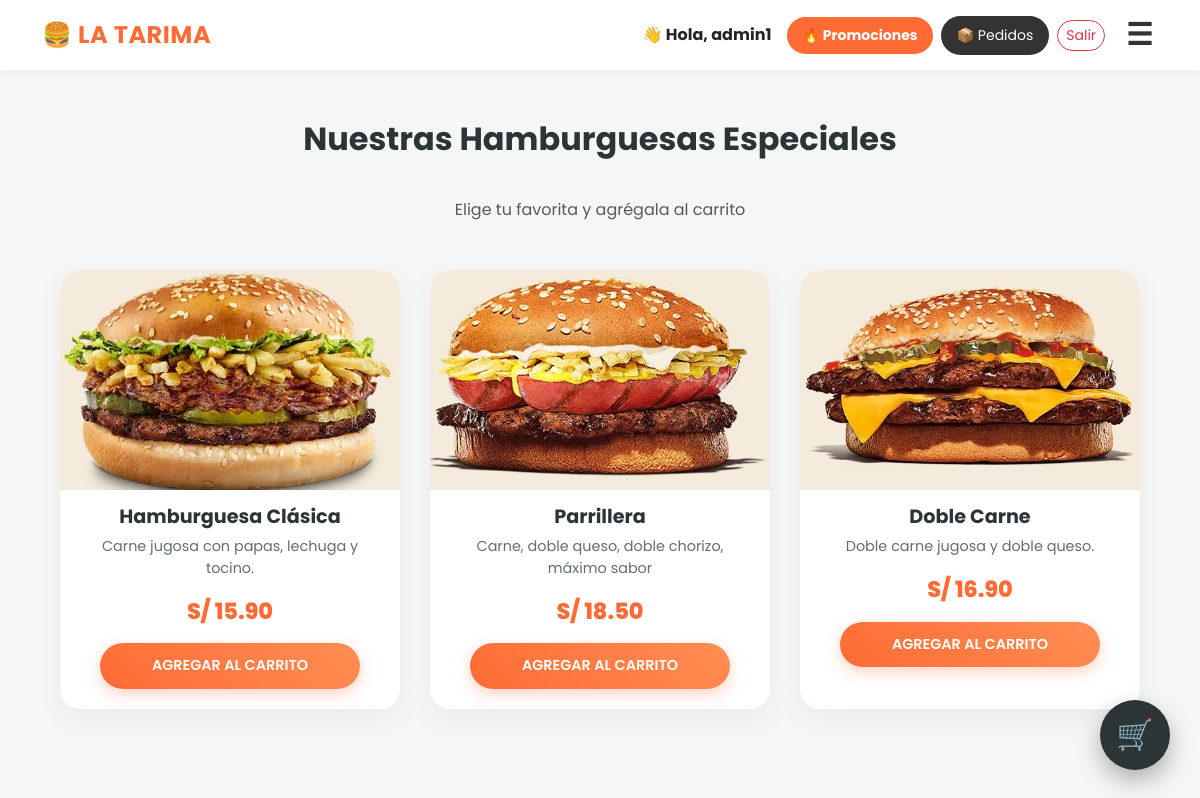
/bienvenida.php (signed in), run on the app's committed database.
### tables this page shows
CREATE TABLE `productos` (
  `id` int(11) NOT NULL,
  `nombre` varchar(100) NOT NULL,
  `descripcion` text DEFAULT NULL,
  `precio` decimal(10,2) NOT NULL,
  `imagen` varchar(255) DEFAULT NULL
);

### bienvenida.php (the view, shortened to what this page needs)
<?php
include("config/conexion.php");
$sql_productos = "SELECT * FROM productos";
$res_productos = mysqli_query($con, $sql_productos);
?>
<!DOCTYPE html>
<html lang="es">
<head>
  <link href="https://cdn.jsdelivr.net/npm/bootstrap@5.3.2/dist/css/bootstrap.min.css" rel="stylesheet">
  <link rel="stylesheet" href="css/estilos.css">
</head>
<body>
  <nav class="navbar fixed-top" style="background-color: white; box-shadow: 0 2px 10px rgba(0,0,0,0.05); padding: 5px 30px; height: 70px;">
    <div class="container-fluid d-flex justify-content-between align-items-center">
      <a class="navbar-brand fw-bold" href="#" style="color: #ff6b35; font-size: 24px;">🍔 La Tarima</a>
      <div class="d-flex align-items-center">
        <span class="d-none d-lg-block me-3 fw-bold text-dark">👋 Hola, <?php echo htmlspecialchars($_SESSION['usuario']); ?></span>
        <a href="ofertas_exclusivas.php" class="btn btn-sm me-2 d-flex align-items-center gap-1" style="background-color: #ff6b35; color: white; border-radius: 20px; padding: 8px 15px; font-weight: bold; border: none;">🔥 Promociones</a>
        <a href="ver_pedido.php" class="btn btn-sm me-2" style="background-color: #333; color: white; border-radius: 20px; padding: 8px 15px;">📦 Pedidos</a>
        <a href="config/logout.php" class="btn btn-outline-danger btn-sm d-none d-md-inline-block me-3" style="border-radius: 20px;">Salir</a>
        <button class="navbar-toggler border-0 ms-2" type="button" data-bs-toggle="offcanvas" data-bs-target="#menuLateral"><span style="font-size: 30px; color: #333;">☰</span></button>
      </div>
    </div>
  </nav>
  <main class="contenido">
    <div class="text-center mb-5">
        <h3>Nuestras Hamburguesas Especiales</h3>
        <p class="text-muted">Elige tu favorita y agrégala al carrito</p>
    </div>
    <div class="productos">
      <?php
      if (mysqli_num_rows($res_productos) > 0):
        while($prod = mysqli_fetch_assoc($res_productos)):
      ?>
        <div class="producto">
          <img src="<?= !empty($prod['imagen']) ? $prod['imagen'] : 'img/logo.png' ?>" alt="<?= $prod['nombre'] ?>">
          <div class="info text-center">
            <h4><?= htmlspecialchars($prod['nombre']) ?></h4>
            <p><?= htmlspecialchars($prod['descripcion']) ?></p>
            <div class="precio">S/ <?= number_format($prod['precio'], 2) ?></div>
            <button class="btn-agregar"
                onclick="agregarDirecto('<?= $prod['nombre'] ?>', <?= $prod['precio'] ?>)">
                Agregar al carrito
            </button>
          </div>
        </div>
      <?php endwhile; else: ?>
        <p class="text-center w-100">No hay productos disponibles por el momento.</p>
      <?php endif; ?>
    </div>
  </main>
  <div class="carrito-icono" id="carritoBtn">🛒<div class="notificacion" id="contadorCarrito">0</div></div>
</body>
</html>

### css/estilos.css (style rules this page uses)
:root { --primary: #ff6b35; --primary-hover: #e85d22; --text-dark: #2d3436; --text-light: #636e72; --bg-body: #f4f7f6; --white: #ffffff; --shadow-soft: 0 10px 30px rgba(0,0,0,0.05); --shadow-hover: 0 15px 35px rgba(255, 107, 53, 0.15); }
body { background-color: var(--bg-body); font-family: 'Poppins', sans-serif; color: var(--text-dark); margin: 0; padding: 0; }
header, .navbar { background-color: var(--white) !important; padding: 5px 30px !important; height: 70px; display: flex; align-items: center; justify-content: space-between; box-shadow: 0 4px 20px rgba(0,0,0,0.05); position: fixed; top: 0; width: 100%; z-index: 1000; }
header h2, .navbar-brand { font-size: 24px; color: var(--primary) !important; font-weight: 800; letter-spacing: 0.5px; text-transform: uppercase; margin: 0; }
.contenido, main { padding-top: 120px; padding-bottom: 50px; padding-left: 5%; padding-right: 5%; max-width: 1200px; margin: 0 auto; }
h2, h3 { text-align: center; color: var(--text-dark); font-weight: 700; margin-bottom: 40px; font-size: 2rem; }
.productos { display: grid; grid-template-columns: repeat(auto-fit, minmax(260px, 1fr)); gap: 30px; }
.producto { background-color: var(--white); border-radius: 20px; overflow: hidden; box-shadow: var(--shadow-soft); border: none; transition: transform 0.3s ease, box-shadow 0.3s ease; display: flex; flex-direction: column; }
.producto img { width: 100%; height: 200px; object-fit: cover; transition: transform 0.5s; }
.producto .info, .producto h4, .producto p { padding: 0 20px; }
.producto h4 { margin-top: 15px; color: var(--text-dark); font-size: 1.2rem; font-weight: 700; }
.producto p { color: var(--text-light); font-size: 0.9rem; margin-top: 5px; margin-bottom: 15px; flex-grow: 1; }
.precio { padding: 0 20px; color: var(--primary); font-size: 1.4rem; font-weight: 800; display: block; margin-bottom: 15px; }
.btn-agregar, .btn-pagar, .btn-danger, button { background: linear-gradient(45deg, var(--primary), #ff8e53) !important; color: white !important; font-weight: 600 !important; border: none !important; padding: 12px !important; border-radius: 50px !important; cursor: pointer; width: calc(100% - 40px); margin: 0 auto 20px; display: block; text-align: center; text-transform: uppercase; font-size: 0.9rem; box-shadow: 0 5px 15px rgba(255, 107, 53, 0.3); transition: all 0.3s ease; text-decoration: none; }
.carrito-icono { position: fixed; bottom: 30px; right: 30px; width: 70px; height: 70px; background-color: var(--text-dark); color: white; border-radius: 50%; display: flex; justify-content: center; align-items: center; font-size: 30px; box-shadow: 0 10px 25px rgba(0,0,0,0.3); z-index: 2000; cursor: pointer; transition: transform 0.3s; }
.navbar-toggler { background: transparent !important; box-shadow: none !important; border: none !important; padding: 5px !important; margin: 0 !important; width: auto !important; display: block !important; }
.navbar-toggler span { color: #333 !important; font-size: 30px; line-height: 1; }
.producto img { object-fit: cover !important; padding: 0 !important; background-color: #f8f9fa; height: 220px !important; width: 100%; object-position: center center; border-top-left-radius: 20px; border-top-right-radius: 20px; }

### data on the page
productos: imagen (picture), nombre "Hamburguesa Clásica", descripcion "Carne jugosa con papas, lechuga y tocino.", precio "15.90"
productos: imagen (picture), nombre "Parrillera", descripcion "Carne, doble queso, doble chorizo, máximo sabor", precio "18.50"
productos: imagen (picture), nombre "Doble Carne", descripcion "Doble carne jugosa y doble queso.", precio "16.90"

### other printed values
$_SESSION['usuario'] "admin1"
